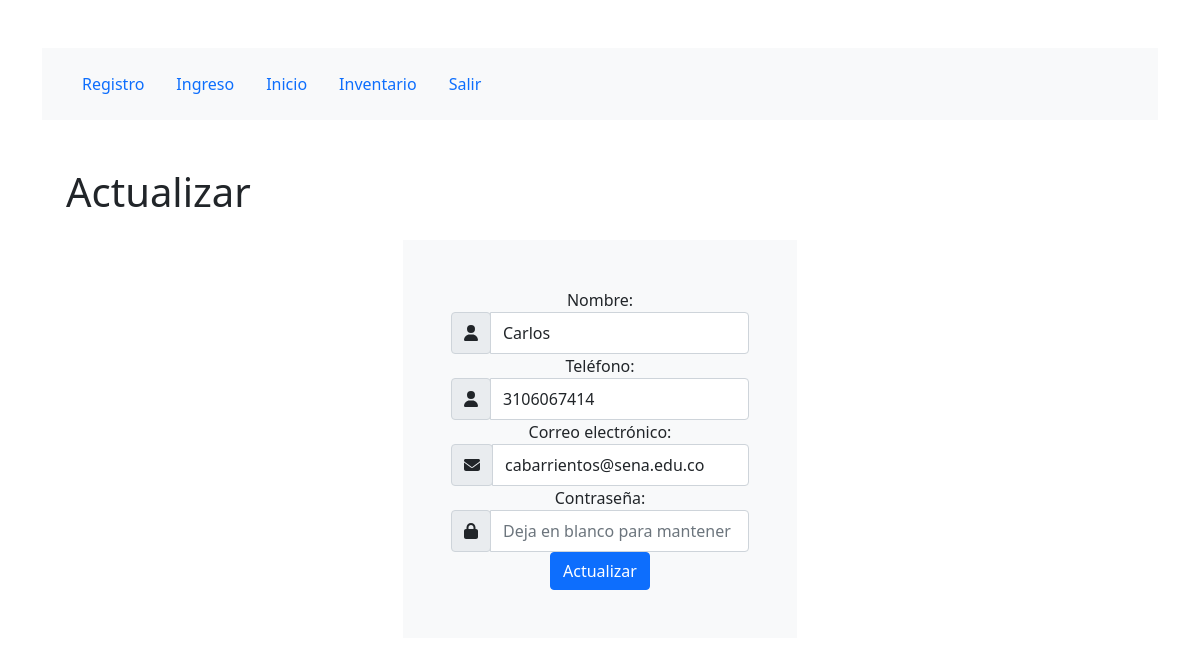
The page /index.php?modulo=editar&id=9 (signed in) on the database its author committed.
### tables this page shows
CREATE TABLE `personas` (
  `pk_id_persona` int(11) NOT NULL,
  `pers_nombre` varchar(40) NOT NULL,
  `pers_telefono` varchar(15) NOT NULL,
  `pers_correo` varchar(50) NOT NULL,
  `pers_clave` varchar(255) NOT NULL,
  `pers_fecha_registro` datetime NOT NULL DEFAULT current_timestamp(),
  `fk_id_rol` int(11) NOT NULL DEFAULT 3
);

### controladores/plantilla.controlador.php (called while the page is built)
<?php
class ControladorPlantilla{
    public function ctrPlantilla(){
        include "vistas/plantilla.php";
    }
}

### index.php (called while the page is built, shortened)
<?php
require_once "controladores/plantilla.controlador.php";
require_once "controladores/registro.controlador.php";
require_once "controladores/producto.controlador.php";
require_once "modelos/registro.modelo.php";
require_once "modelos/conexion.php";
$plantilla = new ControladorPlantilla();
$plantilla -> ctrPlantilla();

### controladores/registro.controlador.php (called while the page is built, shortened)
<?php
include "modelos/registro.modelo.php";
class ControladorRegistro{
    static public function ctrSeleccionarRegistro($item = null, $valor = null){
        $tabla = "personas";
        $respuesta = ModeloRegistro::mdlSeleccionarRegistro($tabla, $item, $valor);
        return $respuesta;
    }
}

### modelos/conexion.php (called while the page is built)
<?php
    class Conexion{
        static public function conectar(){
            $link = new PDO("mysql:host=localhost:3308;dbname=phpsena_bd","root","");
            return $link;
        }
    }

### modelos/registro.modelo.php (called while the page is built, shortened)
<?php
require_once "conexion.php";
class ModeloRegistro {
    static public function mdlSeleccionarRegistro($tabla, $item, $valor){
        if ($item === null && $valor === null) {
                $sql = "
                SELECT
                    pk_id_persona AS id,
                    pers_nombre,
                    pers_telefono,
                    pers_correo,
                    pers_clave,
                    DATE_FORMAT(pers_fecha_registro, '%d/%m/%Y') AS fecha
                FROM {$tabla}
                ORDER BY pk_id_persona DESC
                ";
                $stmt = Conexion::conectar()->prepare($sql);
                $stmt->execute();
                $datos = $stmt->fetchAll(PDO::FETCH_ASSOC);
                $stmt->closeCursor();
                return $datos;
        }else{
            $sql = "
                SELECT
                pk_id_persona AS id,
                pers_nombre,
                pers_telefono,
                pers_correo,
                pers_clave,
                DATE_FORMAT(pers_fecha_registro, '%d/%m/%Y') AS fecha
                FROM {$tabla}
                WHERE {$item} = :valor
                ORDER BY pk_id_persona DESC
            ";
            $stmt = Conexion::conectar()->prepare($sql);
            $stmt->bindValue(":valor", $valor, PDO::PARAM_STR);
            $stmt->execute();
            $dato = $stmt->fetch(PDO::FETCH_ASSOC);
            return $dato;
        }
    }
}

### vistas/modulos/editar.php (the view, shortened to what this page needs)
<?php
require_once "controladores/registro.controlador.php";
require_once "modelos/registro.modelo.php";
$id = intval($_GET['id']);
$registro = ControladorRegistro::ctrSeleccionarRegistro("pk_id_persona", $id);
?>
<div class="container-fluid">
    <div class="container py-5">
        <h1>Actualizar</h1>
        <div class="d-flex justify-content-center text-center py-3">
            <form class="p-5 bg-light" method="post">
                <div class="form-group">
                    <label for="nombre">Nombre:</label>
                    <div class="input-group">
                        <div class="input-group-prepend">
                            <span class="input-group-text"><i class="fas fa-user"></i></span>
                        </div>
                        <input
                            type="text"
                            class="form-control"
                            id="nombre"
                            name="actualizarNombre"
                            value="<?= htmlspecialchars($registro['pers_nombre'], ENT_QUOTES, 'UTF-8') ?>" required>
                    </div>
                </div>
                <div class="form-group">
                    <label for="telefono">Teléfono:</label>
                    <div class="input-group">
                        <div class="input-group-prepend">
                            <span class="input-group-text"><i class="fas fa-user"></i></span>
                        </div>
                        <input
                            type="text"
                            class="form-control"
                            id="telefono"
                            name="actualizarTelefono"
                            value="<?= htmlspecialchars($registro['pers_telefono'], ENT_QUOTES, 'UTF-8') ?>" required>
                    </div>
                </div>
                <div class="form-group">
                    <label for="correo">Correo electrónico:</label>
                    <div class="input-group">
                        <div class="input-group-prepend">
                            <span class="input-group-text"><i class="fas fa-envelope"></i></span>
                        </div>
                        <input
                            type="email"
                            class="form-control"
                            id="correo"
                            name="actualizarCorreo"
                            value="<?= htmlspecialchars($registro['pers_correo'], ENT_QUOTES, 'UTF-8') ?>" required>
                    </div>
                </div>
                <div class="form-group">
                    <label for="clave">Contraseña:</label>
                    <div class="input-group">
                        <div class="input-group-prepend">
                            <span class="input-group-text"><i class="fas fa-lock"></i></span>
                        </div>
                        <input
                            type="password"
                            class="form-control"
                            id="clave"
                            name="actualizarClave"
                            placeholder="Deja en blanco para mantener la actual">
                    </div>
                </div>
                <button type="submit" class="btn btn-primary">Actualizar</button>
            </form>
        </div>
    </div>
</div>

### vistas/css/styles.css (style rules this page uses)
.input-group-text { padding: 0.75rem 0.75rem; }

### rows shown on the page
personas: actualizarNombre "Carlos", actualizarTelefono "3106067414", actualizarCorreo "cabarrientos@sena.edu.co"
